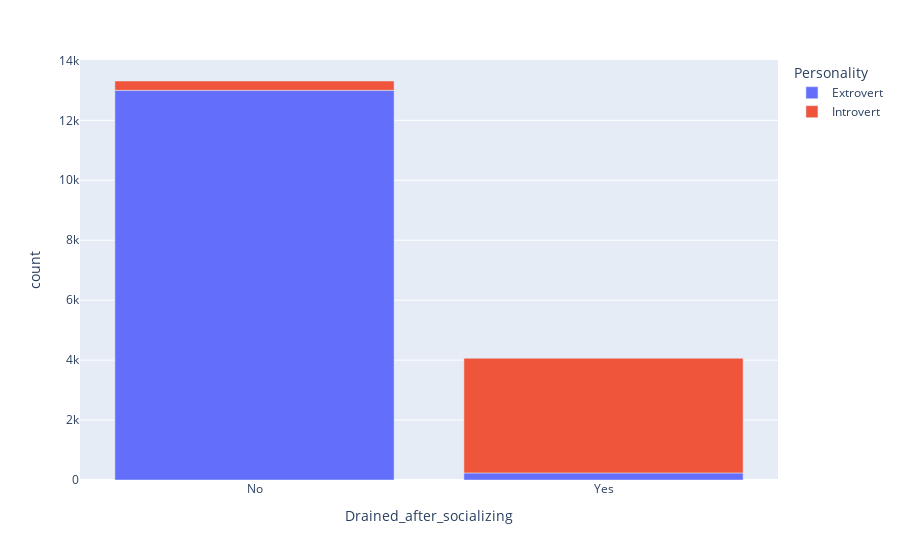

The notebook cell this image was saved under:
### Code cell
px.bar(df1.groupby(['Drained_after_socializing','Personality']).size().reset_index().rename(columns={0:'count'}),y='count',x='Drained_after_socializing',color='Personality')

### Figure 1 — Plotly figure (JSON) as saved in the notebook; plotly's stock layout.template omitted (floating-point values rounded to 4 significant figures)
{"data": [{"hovertemplate": "Personality=Extrovert<br>Drained_after_socializing=%{x}<br>count=%{y}<extra></extra>", "legendgroup": "Extrovert", "marker": {"color": "#636efa", "pattern": {"shape": ""}}, "name": "Extrovert", "orientation": "v", "showlegend": true, "textposition": "auto", "type": "bar", "x": ["No", "Yes"], "xaxis": "x", "y": [13001, 236], "yaxis": "y"}, {"hovertemplate": "Personality=Introvert<br>Drained_after_socializing=%{x}<br>count=%{y}<extra></extra>", "legendgroup": "Introvert", "marker": {"color": "#EF553B", "pattern": {"shape": ""}}, "name": "Introvert", "orientation": "v", "showlegend": true, "textposition": "auto", "type": "bar", "x": ["No", "Yes"], "xaxis": "x", "y": [312, 3826], "yaxis": "y"}], "layout": {"barmode": "relative", "legend": {"title": {"text": "Personality"}, "tracegroupgap": 0}, "margin": {"t": 60}, "xaxis": {"anchor": "y", "domain": [0, 1], "title": {"text": "Drained_after_socializing"}}, "yaxis": {"anchor": "x", "domain": [0, 1], "title": {"text": "count"}}}}
